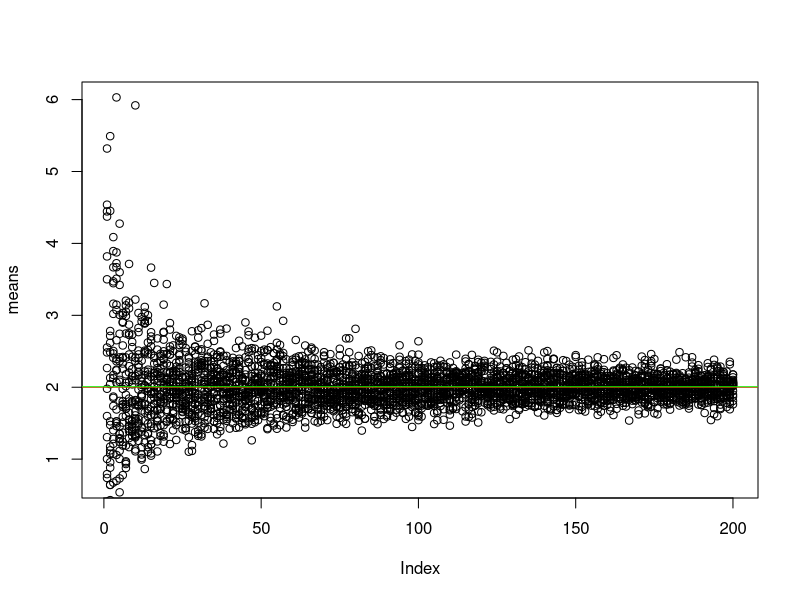

Source code (R):
n <- 200
lambda <- 0.5
meanX1 <- 1/lambda
means <- NULL
allmeans <- NULL

for(i in 1:20){
  for (j in 1:200) {
    means = c(means,mean(rexp(j,rate = lambda)))
  }
  if(i == 1) plot(means)
  else points(means)
  allmeans <- c(allmeans, means)
  means <- NULL
}

abline(h = meanX1, col = "red")
abline(h = mean(allmeans), col = "green")

